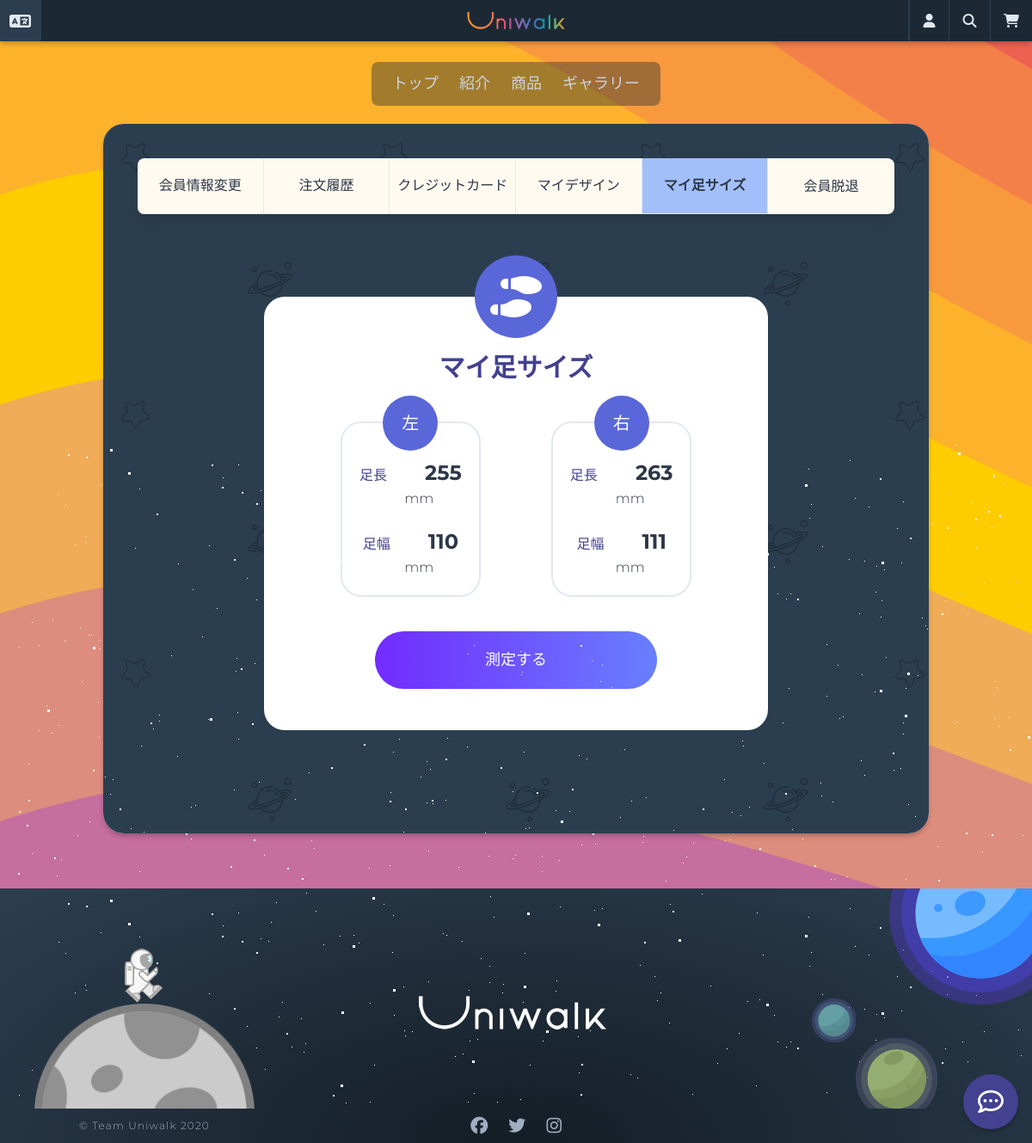
Page /users/mypage/footsizes/ (signed in) on the earlier database version.
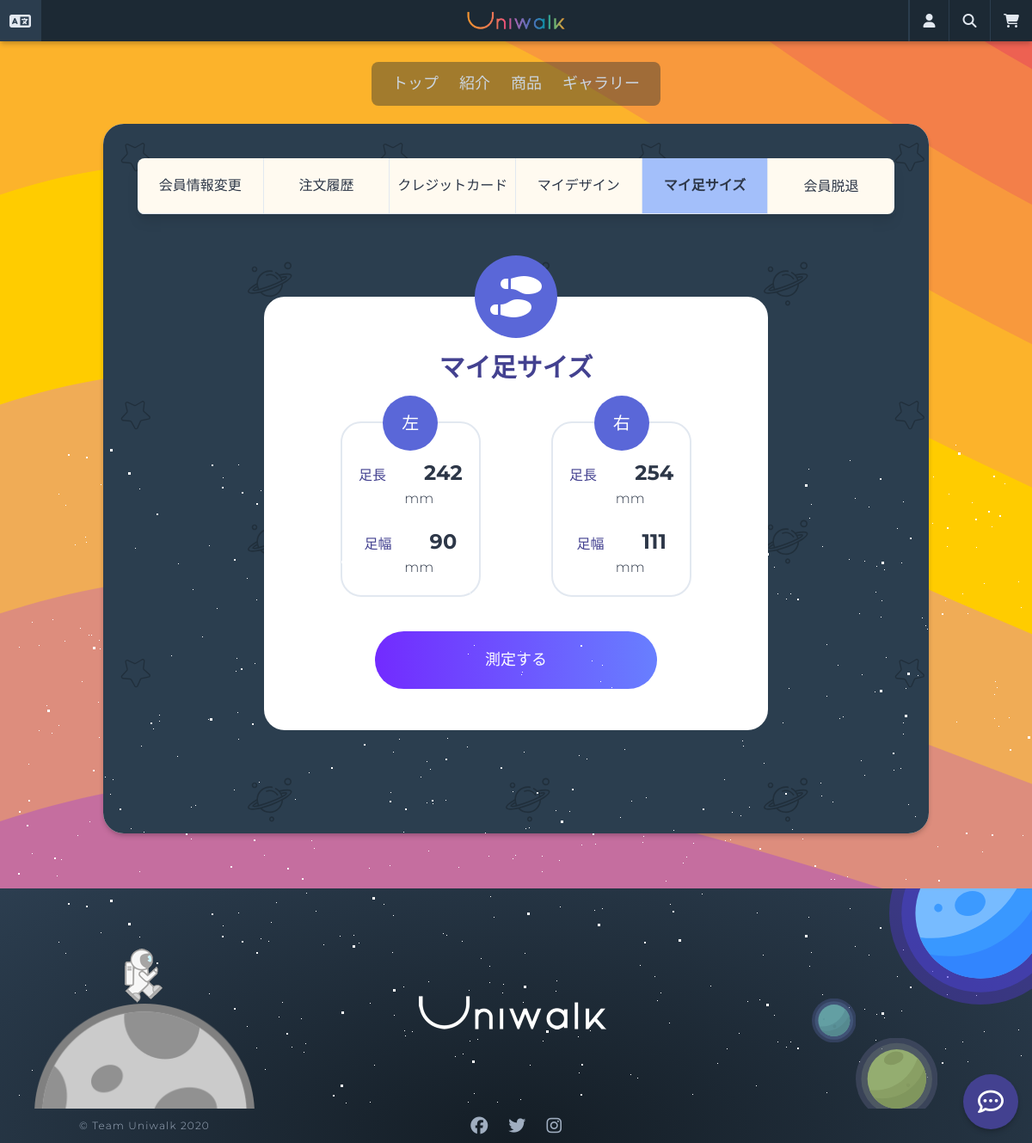
Same page on the later database version.
### feet/models.py (models this page shows, shortened)
class Footsize(core_models.TimeStampedModel):
    user = models.ForeignKey(
        "users.User",
        verbose_name="ユーザー",
        on_delete=models.CASCADE,
        null=True,
        blank=True,
    )
    length_left = models.DecimalField(_("足長(左)"), max_digits=3, decimal_places=0)
    length_right = models.DecimalField(_("足長(右)"), max_digits=3, decimal_places=0)
    width_left = models.DecimalField(_("足幅(左)"), max_digits=3, decimal_places=0)
    width_right = models.DecimalField(_("足幅(右)"), max_digits=3, decimal_places=0)

### users/views.py (the view)
# urls.py: path("mypage/footsizes/", views.FootSizeView.as_view(), name="footsizes",),
class FootSizeView(mixins.LoggedInOnlyView, ListView):
    model = feet_models.Footsize
    template_name = "feet/feet-list.html"
    context_object_name = "feet"
    def get_queryset(self):
        try:
            return feet_models.Footsize.objects.get(user_id=self.request.user.pk)
        except feet_models.Footsize.DoesNotExist:
            return None

### carts/context_processors.py (called while the page is built)
def counter(request):
    item_count = 0
    if "admin" in request.META["PATH_INFO"]:
        return {}
    else:
        try:
            cart = Cart.objects.get(session_key=_session_key(request))
            cart_items = CartItem.objects.all().filter(cart=cart, active=True)
            for cart_item in cart_items:
                item_count += cart_item.quantity
        except Cart.DoesNotExist:
            item_count = 0
    return dict(item_count=item_count)

### carts/views.py (called while the page is built)
def _session_key(request):
    cart = request.session.session_key
    if not cart:
        cart = request.session.create()
    return cart

### users/models.py (called while the page is built)
    def get_absolute_url(self):
        return reverse("users:update-profile")

### templates/feet/feet-list.html (shortened to what this page needs)
{% extends "base.html" %}
{% load i18n static %}
{% block content %}
<div class="min-h-75vh mx-auto px-10 py-10 rounded-xl"
    style="background-image: url({% static 'images/pattern.svg' %}); background-repeat: repeat;">
    <div class="container mx-auto">
        <div class="w-full shadow-lg">
            {% include 'partials/mypage-menu.html' %}
        </div>
        <div class="w-full flex flex-col mb-10">
            <div
                class="container bg-white w-2/3 rounded-xl h-full mx-auto my-10 flex flex-col items-center p-12 mt-24 relative">
                <div class="flex items-center justify-center bg-indigo-600 w-24 h-24 rounded-full absolute"
                    style="top: -3rem;">
                    <i class="fas fa-shoe-prints fa-3x text-white wow fadeIn"></i>
                </div>
                <h2 class="text-indigo-800 mt-3 mb-5 text-3xl font-semibold">{% trans 'マイ足サイズ' %}</h2>
                {% if feet %}
                <div class="w-full flex flex-no-wrap items-center justify-around mt-5 mb-10">
                    <div
                        class="border-2 w-1/3 h-full flex flex-col items-center justify-center rounded-xl relative wow fadeIn">
                        <h3 class="flex items-center justify-center w-16 h-16 bg-indigo-600 text-xl rounded-full absolute text-white"
                            style="top: -2rem;">
                            {% trans '左' %}</h3>
                        <div class="text-center mt-10 mb-5">
                            <span class="font-medium mr-10 text-indigo-800">{% trans '足長' %}</span>
                            <span class="font-bold text-2xl">{{ feet.length_left }}</span>
                            <span class="ml-5">mm</span>
                        </div>
                        <div class="text-center mb-5">
                            <span class="font-medium mr-10 text-indigo-800">{% trans '足幅' %}</span>
                            <span class="font-bold text-2xl">{{ feet.width_left }}</span>
                            <span class="ml-5">mm</span>
                        </div>
                    </div>
                    <div
                        class="border-2 w-1/3 h-full flex flex-col items-center justify-center rounded-xl relative wow fadeIn">
                        <h3 class="flex items-center justify-center w-16 h-16 bg-indigo-600 text-xl rounded-full absolute text-white"
                            style="top: -2rem;">
                            {% trans '右' %}</h3>
                        <div class="text-center mt-10 mb-5">
                            <span class="font-medium mr-10 text-indigo-800">{% trans '足長' %}</span>
                            <span class="font-bold text-2xl">{{ feet.length_right }}</span>
                            <span class="ml-5">mm</span>
                        </div>
                        <div class="text-center mb-5">
                            <span class="font-medium mr-10 text-indigo-800">{% trans '足幅' %}</span>
                            <span class="font-bold text-2xl">{{ feet.width_right }}</span>
                            <span class="ml-5">mm</span>
                        </div>
                    </div>
                </div>
                {% else %}
                <p class="flex justify-center items-center font-semibold h-full w-full text-center text-2xl my-5">
                    <i class="fas fa-dizzy fa-2x text-purple-500"></i> <span
                        class="ml-5">{% trans 'まだ足サイズの測定データがありません。' %}</span>
                </p>
                {% endif %}
                <a href="{% url 'users:measure' %}" class="btn w-2/3 mx-auto">{% trans '測定する' %}</a>
            </div>
        </div>
    </div>
</div>
{% endblock content %}

### templates/base.html (shortened to what this page needs)
{% load static i18n %}
<!DOCTYPE html>
<html lang="ja">
<head>
  <link rel="stylesheet" href="{% static 'css/twemoji-awesome.css' %}">
  <link rel="stylesheet" href="{% static 'css/styles.css' %}" />
  <link rel="stylesheet" href="{% static 'css/animate.css' %}" />
</head>
<body class="text-gray-800 mt-12 font-light">
  {% include "partials/nav.html" %}
  <article class="w-80vw min-h-75vh mx-auto shadow-dark -mt-16 bg-orange-100 rounded-xl mb-16">
    {% block content %}
    {% endblock %}
  </article>
  {% include "partials/footer.html" %}
</body>
</html>

### templates/partials/nav.html (shortened to what this page needs)
{% load static i18n %}
<header class="h-auto">
    <nav
        class="flex w-full items-center justify-between flex-wrap bg-universe-dark h-12 fixed inset-0 z-50 shadow-dark">
        <div class="flex w-full justify-between h-full">
            <div class="flex items-center w-36">
                <div class="w-12 h-full flex relative border-r border-universe-lighter hover:bg-universe-lighter">
                    {% get_current_language as LANGUAGE_CODE %}
                    <a class="flex items-center lang-btn cursor-pointer w-full">
                        <i class="fas fa-language fa-lg text-gray-300 mx-auto"></i>
                    </a>
                </div>
                <div class="w-12 h-full flex items-center ml-3 relative">
                    {% if LANGUAGE_CODE == 'ja' %}
                    <i class="twa-lg twa-japan-flag rounded-full"></i>
                    {% elif LANGUAGE_CODE == 'ko' %}
                    <i class="twa-lg twa-korea-south-south-korea-flag rounded-full"></i>
                    {% elif LANGUAGE_CODE == 'id' %}
                    <i class="twa-lg twa-indonesia-flag rounded-full"></i>
                    {% elif LANGUAGE_CODE == 'en' %}
                    <i
                        class="twa-lg twa-america-island-minor-outlying-united-united-states-us-usa-flag rounded-full"></i>
                    {% elif LANGUAGE_CODE == 'zh-hans' %}
                    <i class="twa-lg twa-china-flag rounded-full"></i>
                    {% elif LANGUAGE_CODE == 'pt-br' %}
                    <i class="twa-lg twa-brazil-flag rounded-full"></i>
                    {% endif %}
                </div>
            </div>
            <h1 class="flex items-center w-36">
                <a href="{% url 'core:home' %}" class="w-32 mx-auto">
                    <img src="{% static 'images/logo-nav.png' %}" alt="uniwalk">
                </a>
            </h1>
            <div class="flex items-center w-36">
                <div
                    class="w-12 h-full flex relative border-r border-l-2 border-universe-lighter hover:bg-universe-lighter">
                    <a class="user-btn flex w-full items-center cursor-pointer">
                        <i class="fas fa-user fa-md text-gray-300 mx-auto"></i>
                    </a>
                </div>
                <div class="w-12 h-full flex relative border-r border-universe-lighter hover:bg-universe-lighter">
                    <a href="{% url 'orders:search' %}" class="flex items-center cursor-pointer w-full">
                        <i class="fas fa-search fa-md text-gray-300 mx-auto"></i>
                    </a>
                </div>
                <div class="w-12 h-full flex relative hover:bg-universe-lighter">
                    <a href="{% url 'carts:cart' %}" class="flex items-center cursor-pointer w-full">
                        <i class="fas fa-shopping-cart fa-md text-gray-300 mx-auto relative"></i>
                    </a>
                </div>
            </div>
        </div>
    </nav>
    <div class="h-40">
        <div class="h-full flex flex-col">
            <div class="flex mx-auto min-w-1/5 justify-center text-gray-400 text-lg rounded-lg p-3 mt-6"
                style=" background-color: rgba(28, 41, 52, 0.4);">
                <a class="hover:text-red-400 mx-3 capitalize {% if request.get_full_path == '/' %} font-semibold text-red-400 {% endif %}"
                    href="{% url 'core:home' %}">{% trans 'トップ' %}</a>
                <a class="hover:text-blue-400 mx-3 capitalize {% if '/about/' in request.path %} font-semibold text-blue-400 {% endif %}"
                    href="{% url 'core:about' %}">{% trans '紹介' %}</a>
                <a class="hover:text-green-500 mx-3 capitalize {% if '/products/' in request.path %} font-semibold text-green-500 {% endif %}"
                    href="{% url 'products:list' %}">{% trans '商品' %}</a>
                <a class="hover:text-purple-500 mx-3 capitalize {% if '/gallery/' in request.path %} font-semibold text-purple-500 {% endif %}"
                    href="{% url 'designs:galleries' %}">{% trans 'ギャラリー' %}</a>
            </div>
        </div>
    </div>
</header>

### templates/partials/mypage-menu.html
{% load i18n %}
<div class="flex items-center justify-between bg-orange-100 rounded-lg">
    <ul class="w-full text-center flex items-center">
        <a href="{% url 'users:update-profile' %}" class="w-1/6 border-r">
            <li
                class="border-b py-5 font-medium rounded-l-lg hover:bg-orange-200 {% if '/update-profile/' in request.path or '/change-password/' in request.path %} bg-orange-300 font-semibold {% endif %}">
                {% trans '会員情報変更' %}</li>
        </a>
        <a href="{% url 'users:orders' %}" class="w-1/6 border-r">
            <li
                class="border-b py-5 font-medium hover:bg-yellow-200 {% if '/orders/' in request.path %} bg-yellow-300 font-semibold {% endif %}">
                {% trans '注文履歴' %}</li>
        </a>
        <a href="{% url 'users:cards' %}" class="w-1/6 border-r">
            <li
                class="border-b py-5 font-medium hover:bg-green-200 {% if '/cards/' in request.path %} bg-green-300 font-semibold {% endif %}">
                {% trans 'クレジットカード' %}</li>
        </a>
        <a href="{% url 'users:mydesigns' %}" class="w-1/6 border-r">
            <li
                class="border-b py-5 font-medium hover:bg-blue-200 {% if '/mydesigns/' in request.path %} bg-blue-300 font-semibold {% endif %}">
                {% trans 'マイデザイン' %}</li>
        </a>
        <a href="{% url 'users:footsizes' %}" class="w-1/6 border-r">
            <li
                class="border-b py-5 font-medium hover:bg-indigo-200 {% if '/footsizes/' in request.path %} bg-indigo-300 font-semibold {% endif %}">
                {% trans 'マイ足サイズ' %}</li>
        </a>
        <a href="{% url 'users:withdrawal' %}" class="w-1/6">
            <li
                class="py-5 font-medium rounded-r-lg hover:bg-purple-200 {% if '/withdrawal/' in request.path %} bg-purple-300 font-semibold {% endif %}">
                {% trans '会員脱退' %}</li>
        </a>
    </ul>
</div>

### templates/partials/footer.html (shortened to what this page needs)
{% load static i18n %}
<footer class="footer-visual">
    <div class="h-64 flex overflow-hidden">
        <div class="flex justify-between items-center w-full">
            <div class="h-full">
                <div id="stars2"></div>
                <div id="stars3"></div>
                <div class="w-64 h-full relative">
                    <div class="moon w-64 h-64 absolute ml-10"></div>
                    <div class="walk absolute ml-36"></div>
                </div>
            </div>
            <div class="w-64 pt-10">
                <img src="{% static 'images/footer-logo.png' %}" alt="ロゴ">
            </div>
            <div class="w-64 h-full relative">
                <div class="planet1 absolute"></div>
                <div class="planet2 absolute"></div>
                <div class="planet3 absolute"></div>
            </div>
        </div>
    </div>
    <div class="h-10 flex justify-between items-center">
        <span class="w-64 text-gray-500 text-xs text-center tracking-widest pl-20">
            &copy; Team Uniwalk 2020
        </span>
        <div class="w-64 text-center">
            <a href="https://www.facebook.com/uniwalkofficial/" target="_blank" class="text-gray-500">
                <i class="fab fa-facebook fa-lg"></i>
            </a>
            <a href="https://twitter.com/uniwalkofficial" target="_blank" class="ml-5 text-gray-500">
                <i class="fab fa-twitter fa-lg"></i>
            </a>
            <a href="https://www.instagram.com/uniwalkofficial/" target="_blank" class="ml-5 text-gray-500">
                <i class="fab fa-instagram fa-lg"></i>
            </a>
        </div>
    </div>
    <div class="chatbubble fixed right-0 bottom-0 wow fadeIn">
        <div
            class="flex items-center justify-center relative rounded-full w-16 h-16 cursor-pointer bg-indigo-800 shadow-dark">
            <div class="title text-white text-3xl"><i class="far fa-comment-dots"></i></div>
        </div>
    </div>
</footer>

### templates/partials/footer.html (style rules this page uses)
.chatbubble { bottom: 1rem; right: 1rem; transition: transform .3s ease-in-out; }

Differences in the rows shown:
changed Footsize: length_left "255" → "242"; width_left "110" → "90"; length_right "263" → "254"
